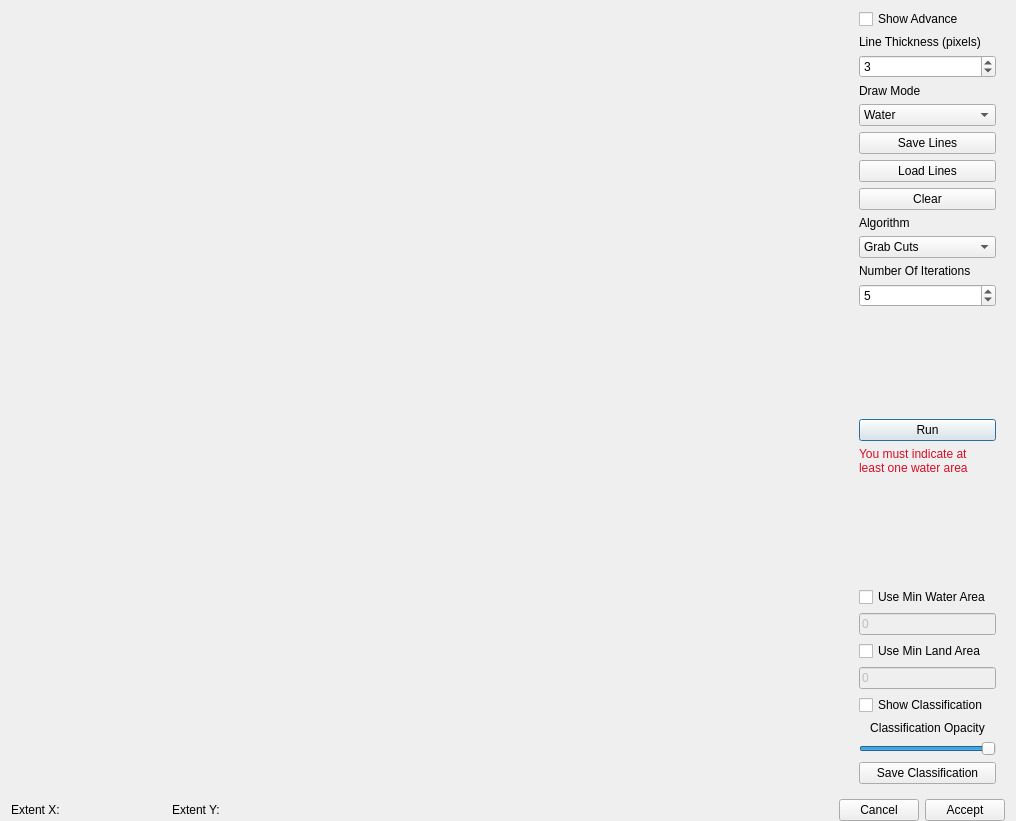
<?xml version="1.0" encoding="UTF-8"?>
<ui version="4.0">
 <class>imageFeatureExtractor</class>
 <widget class="QDialog" name="imageFeatureExtractor">
  <property name="geometry">
   <rect>
    <x>0</x>
    <y>0</y>
    <width>1016</width>
    <height>821</height>
   </rect>
  </property>
  <property name="windowTitle">
   <string>Identify Image Features</string>
  </property>
  <layout class="QVBoxLayout" name="verticalLayout_2">
   <property name="topMargin">
    <number>0</number>
   </property>
   <property name="bottomMargin">
    <number>0</number>
   </property>
   <item>
    <layout class="QHBoxLayout" name="horizontalLayout">
     <item>
      <widget class="QVTKOpenGLWidget" name="qvtkWidget" native="true">
       <property name="sizePolicy">
        <sizepolicy hsizetype="Expanding" vsizetype="Expanding">
         <horstretch>1</horstretch>
         <verstretch>1</verstretch>
        </sizepolicy>
       </property>
       <property name="minimumSize">
        <size>
         <width>300</width>
         <height>0</height>
        </size>
       </property>
       <property name="baseSize">
        <size>
         <width>0</width>
         <height>0</height>
        </size>
       </property>
       <property name="font">
        <font>
         <pointsize>35</pointsize>
        </font>
       </property>
      </widget>
     </item>
     <item>
      <widget class="QWidget" name="verticalWidget" native="true">
       <property name="maximumSize">
        <size>
         <width>180</width>
         <height>16777215</height>
        </size>
       </property>
       <layout class="QVBoxLayout" name="verticalLayout">
        <item>
         <widget class="QCheckBox" name="ShowAdvance">
          <property name="text">
           <string>Show Advance</string>
          </property>
         </widget>
        </item>
        <item>
         <widget class="QLabel" name="label">
          <property name="text">
           <string>Line Thickness (pixels)</string>
          </property>
         </widget>
        </item>
        <item>
         <widget class="QSpinBox" name="DrawSize">
          <property name="minimum">
           <number>1</number>
          </property>
          <property name="value">
           <number>3</number>
          </property>
         </widget>
        </item>
        <item>
         <widget class="QLabel" name="label_3">
          <property name="text">
           <string>Draw Mode</string>
          </property>
         </widget>
        </item>
        <item>
         <widget class="QComboBox" name="DrawMode">
          <item>
           <property name="text">
            <string>Water</string>
           </property>
          </item>
          <item>
           <property name="text">
            <string>Land</string>
           </property>
          </item>
          <item>
           <property name="text">
            <string>Erase</string>
           </property>
          </item>
         </widget>
        </item>
        <item>
         <widget class="QPushButton" name="SaveLines">
          <property name="text">
           <string>Save Lines</string>
          </property>
         </widget>
        </item>
        <item>
         <widget class="QPushButton" name="LoadLines">
          <property name="text">
           <string>Load Lines</string>
          </property>
         </widget>
        </item>
        <item>
         <widget class="QPushButton" name="clear">
          <property name="text">
           <string>Clear</string>
          </property>
         </widget>
        </item>
        <item>
         <widget class="QLabel" name="AlgorithmLabel">
          <property name="text">
           <string>Algorithm</string>
          </property>
         </widget>
        </item>
        <item>
         <widget class="QComboBox" name="Algorithm">
          <item>
           <property name="text">
            <string>Grab Cuts</string>
           </property>
          </item>
          <item>
           <property name="text">
            <string>Watershed</string>
           </property>
          </item>
         </widget>
        </item>
        <item>
         <widget class="QLabel" name="NumInterationsLabel">
          <property name="text">
           <string>Number Of Iterations</string>
          </property>
         </widget>
        </item>
        <item>
         <widget class="QSpinBox" name="NumberOfIter">
          <property name="toolTip">
           <string>Number of iterations GrabCuts uses to calculate the result.  More iterations tend to provide better results.</string>
          </property>
          <property name="minimum">
           <number>1</number>
          </property>
          <property name="value">
           <number>5</number>
          </property>
         </widget>
        </item>
        <item>
         <spacer name="verticalSpacer">
          <property name="orientation">
           <enum>Qt::Vertical</enum>
          </property>
          <property name="sizeHint" stdset="0">
           <size>
            <width>20</width>
            <height>40</height>
           </size>
          </property>
         </spacer>
        </item>
        <item>
         <widget class="QPushButton" name="Run">
          <property name="text">
           <string>Run</string>
          </property>
          <property name="default">
           <bool>true</bool>
          </property>
         </widget>
        </item>
        <item>
         <widget class="QLabel" name="WarningLabel">
          <property name="palette">
           <palette>
            <active>
             <colorrole role="WindowText">
              <brush brushstyle="SolidPattern">
               <color alpha="255">
                <red>215</red>
                <green>14</green>
                <blue>39</blue>
               </color>
              </brush>
             </colorrole>
             <colorrole role="Text">
              <brush brushstyle="SolidPattern">
               <color alpha="255">
                <red>199</red>
                <green>14</green>
                <blue>37</blue>
               </color>
              </brush>
             </colorrole>
            </active>
            <inactive>
             <colorrole role="WindowText">
              <brush brushstyle="SolidPattern">
               <color alpha="255">
                <red>215</red>
                <green>14</green>
                <blue>39</blue>
               </color>
              </brush>
             </colorrole>
             <colorrole role="Text">
              <brush brushstyle="SolidPattern">
               <color alpha="255">
                <red>199</red>
                <green>14</green>
                <blue>37</blue>
               </color>
              </brush>
             </colorrole>
            </inactive>
            <disabled>
             <colorrole role="WindowText">
              <brush brushstyle="SolidPattern">
               <color alpha="255">
                <red>127</red>
                <green>127</green>
                <blue>127</blue>
               </color>
              </brush>
             </colorrole>
             <colorrole role="Text">
              <brush brushstyle="SolidPattern">
               <color alpha="255">
                <red>127</red>
                <green>127</green>
                <blue>127</blue>
               </color>
              </brush>
             </colorrole>
            </disabled>
           </palette>
          </property>
          <property name="text">
           <string>You must indicate at least one water area</string>
          </property>
          <property name="wordWrap">
           <bool>true</bool>
          </property>
         </widget>
        </item>
        <item>
         <spacer name="verticalSpacer_2">
          <property name="orientation">
           <enum>Qt::Vertical</enum>
          </property>
          <property name="sizeHint" stdset="0">
           <size>
            <width>20</width>
            <height>40</height>
           </size>
          </property>
         </spacer>
        </item>
        <item>
         <widget class="QCheckBox" name="UseMinWaterArea">
          <property name="text">
           <string>Use Min Water Area</string>
          </property>
         </widget>
        </item>
        <item>
         <widget class="QLineEdit" name="MinWaterSize">
          <property name="enabled">
           <bool>false</bool>
          </property>
          <property name="toolTip">
           <string>Area used to filter out  water with a surface area below this threshold.</string>
          </property>
          <property name="text">
           <string>0</string>
          </property>
         </widget>
        </item>
        <item>
         <widget class="QCheckBox" name="UseMinLandArea">
          <property name="text">
           <string>Use Min Land Area</string>
          </property>
         </widget>
        </item>
        <item>
         <widget class="QLineEdit" name="MinLandSize">
          <property name="enabled">
           <bool>false</bool>
          </property>
          <property name="toolTip">
           <string>Area used to filter out land with a surface area below this threshold.</string>
          </property>
          <property name="text">
           <string>0</string>
          </property>
         </widget>
        </item>
        <item>
         <widget class="QCheckBox" name="DrawPossible">
          <property name="text">
           <string>Show Classification</string>
          </property>
         </widget>
        </item>
        <item>
         <widget class="QLabel" name="ClassificationOpacityLabel">
          <property name="text">
           <string>Classification Opacity</string>
          </property>
          <property name="alignment">
           <set>Qt::AlignCenter</set>
          </property>
         </widget>
        </item>
        <item>
         <widget class="QSlider" name="LabelTrans">
          <property name="maximum">
           <number>255</number>
          </property>
          <property name="value">
           <number>255</number>
          </property>
          <property name="orientation">
           <enum>Qt::Horizontal</enum>
          </property>
         </widget>
        </item>
        <item>
         <widget class="QPushButton" name="SaveMask">
          <property name="text">
           <string>Save Classification</string>
          </property>
         </widget>
        </item>
       </layout>
      </widget>
     </item>
    </layout>
   </item>
   <item>
    <layout class="QHBoxLayout" name="horizontalLayout_2">
     <item alignment="Qt::AlignVCenter">
      <widget class="QLabel" name="label_7">
       <property name="text">
        <string>Extent X:</string>
       </property>
      </widget>
     </item>
     <item alignment="Qt::AlignVCenter">
      <widget class="QLabel" name="extentX">
       <property name="minimumSize">
        <size>
         <width>100</width>
         <height>0</height>
        </size>
       </property>
       <property name="text">
        <string/>
       </property>
      </widget>
     </item>
     <item alignment="Qt::AlignVCenter">
      <widget class="QLabel" name="label_8">
       <property name="text">
        <string>Extent Y:</string>
       </property>
      </widget>
     </item>
     <item alignment="Qt::AlignVCenter">
      <widget class="QLabel" name="extentY">
       <property name="minimumSize">
        <size>
         <width>100</width>
         <height>0</height>
        </size>
       </property>
       <property name="text">
        <string/>
       </property>
      </widget>
     </item>
     <item>
      <spacer name="horizontalSpacer">
       <property name="orientation">
        <enum>Qt::Horizontal</enum>
       </property>
       <property name="sizeHint" stdset="0">
        <size>
         <width>40</width>
         <height>20</height>
        </size>
       </property>
      </spacer>
     </item>
     <item alignment="Qt::AlignVCenter">
      <widget class="QPushButton" name="Cancel">
       <property name="text">
        <string>Cancel</string>
       </property>
      </widget>
     </item>
     <item>
      <widget class="QPushButton" name="Accept">
       <property name="sizePolicy">
        <sizepolicy hsizetype="Fixed" vsizetype="Fixed">
         <horstretch>0</horstretch>
         <verstretch>0</verstretch>
        </sizepolicy>
       </property>
       <property name="text">
        <string>Accept</string>
       </property>
      </widget>
     </item>
    </layout>
   </item>
  </layout>
 </widget>
 <customwidgets>
  <customwidget>
   <class>QVTKOpenGLWidget</class>
   <extends>QWidget</extends>
   <header>QVTKOpenGLWidget.h</header>
  </customwidget>
 </customwidgets>
 <tabstops>
  <tabstop>ShowAdvance</tabstop>
  <tabstop>DrawSize</tabstop>
  <tabstop>DrawMode</tabstop>
  <tabstop>SaveLines</tabstop>
  <tabstop>LoadLines</tabstop>
  <tabstop>clear</tabstop>
  <tabstop>Algorithm</tabstop>
  <tabstop>NumberOfIter</tabstop>
  <tabstop>Run</tabstop>
  <tabstop>DrawPossible</tabstop>
  <tabstop>LabelTrans</tabstop>
  <tabstop>SaveMask</tabstop>
 </tabstops>
 <resources/>
 <connections>
  <connection>
   <sender>UseMinWaterArea</sender>
   <signal>clicked(bool)</signal>
   <receiver>MinWaterSize</receiver>
   <slot>setEnabled(bool)</slot>
   <hints>
    <hint type="sourcelabel">
     <x>917</x>
     <y>300</y>
    </hint>
    <hint type="destinationlabel">
     <x>913</x>
     <y>327</y>
    </hint>
   </hints>
  </connection>
  <connection>
   <sender>UseMinLandArea</sender>
   <signal>clicked(bool)</signal>
   <receiver>MinLandSize</receiver>
   <slot>setEnabled(bool)</slot>
   <hints>
    <hint type="sourcelabel">
     <x>917</x>
     <y>354</y>
    </hint>
    <hint type="destinationlabel">
     <x>913</x>
     <y>381</y>
    </hint>
   </hints>
  </connection>
 </connections>
</ui>
